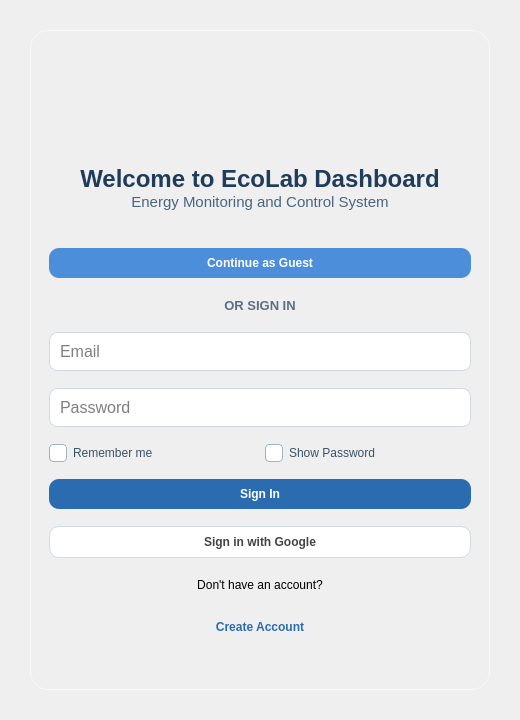
<?xml version="1.0" encoding="UTF-8"?>
<ui version="4.0">
 <class>MainWindow</class>
 <widget class="QMainWindow" name="MainWindow">
  <property name="geometry">
   <rect>
    <x>0</x>
    <y>0</y>
    <width>520</width>
    <height>720</height>
   </rect>
  </property>
  <property name="minimumSize">
   <size>
    <width>520</width>
    <height>720</height>
   </size>
  </property>
  <property name="maximumSize">
   <size>
    <width>520</width>
    <height>720</height>
   </size>
  </property>
  <property name="windowTitle">
   <string>EcoLab Login</string>
  </property>
  <widget class="QWidget" name="centralwidget">
   <property name="styleSheet">
    <string notr="true">

/* BACKGROUND */

QWidget{
background-image:url(:/images/images/images/background.png);
background-position:center;
background-repeat:no-repeat;
}



/* LOGIN CARD */

#loginpageFrame {
    border-top: 3px solid #005C99;

    background: qlineargradient(
        x1:0, y1:0, x2:0, y2:1,
        stop:0 #E1F2FB,
        stop:1 #F1F9F9
    );

    background-image: url(:/images/images/images/bg5.png);
    background-repeat: no-repeat;
    background-position: top;
    border-radius:18px;
    border:1px solid rgba(255,255,255,0.6);
}

/* INPUT */

QLineEdit{
background:white;
border:1px solid #cfd8e3;
border-radius:8px;
padding:8px;
font-size:12pt;
}

QLineEdit:focus{
border:1px solid #2b6cb0;
}

/* BUTTON GLOBAL */

QPushButton{
border-radius:10px;
padding:8px;
font-weight:bold;
}

/* PRIMARY */

#signinButton,#signupButton{
background-color:#2b6cb0;
color:white;
}

#signinButton:hover,#signupButton:hover{
background-color:#1e4f8a;
}

/* GUEST */

#guestButton{
background:#4c8ed9;
color:white;
}

#guestButton:hover{
background:#3979c7;
}

/* GOOGLE */

#googleSigninButton,#googleSignupButton{
background:white;
border:1px solid #d0dce5;
color:#444;
}

#googleSigninButton:hover,#googleSignupButton:hover{
background:#f2f5f8;
}

/* OR LABEL */

#orLabel{
font-size:10pt;
font-weight:bold;
color:#5b6f82;
}

/* LINK BUTTON */

#goto_signuppage,#goto_signinpage{
background:transparent;
color:#2b6cb0;
border:none;
font-weight:bold;
}

#goto_signuppage:hover,#goto_signinpage:hover{
text-decoration:underline;
}

</string>
   </property>
   <layout class="QVBoxLayout" name="verticalLayout">
    <property name="spacing">
     <number>0</number>
    </property>
    <property name="leftMargin">
     <number>30</number>
    </property>
    <property name="topMargin">
     <number>30</number>
    </property>
    <property name="rightMargin">
     <number>30</number>
    </property>
    <property name="bottomMargin">
     <number>30</number>
    </property>
    <item>
     <widget class="QFrame" name="loginpageFrame">
      <property name="frameShape">
       <enum>QFrame::Shape::NoFrame</enum>
      </property>
      <property name="frameShadow">
       <enum>QFrame::Shadow::Raised</enum>
      </property>
      <layout class="QVBoxLayout" name="verticalLayout_2">
       <property name="spacing">
        <number>0</number>
       </property>
       <item>
        <widget class="QFrame" name="topFrame">
         <property name="minimumSize">
          <size>
           <width>0</width>
           <height>25</height>
          </size>
         </property>
         <property name="maximumSize">
          <size>
           <width>16777215</width>
           <height>25</height>
          </size>
         </property>
         <property name="frameShape">
          <enum>QFrame::Shape::NoFrame</enum>
         </property>
         <property name="frameShadow">
          <enum>QFrame::Shadow::Raised</enum>
         </property>
         <layout class="QHBoxLayout" name="horizontalLayout_3">
          <property name="spacing">
           <number>0</number>
          </property>
          <property name="leftMargin">
           <number>0</number>
          </property>
          <property name="topMargin">
           <number>0</number>
          </property>
          <property name="rightMargin">
           <number>0</number>
          </property>
          <property name="bottomMargin">
           <number>0</number>
          </property>
          <item>
           <spacer name="horizontalSpacer">
            <property name="orientation">
             <enum>Qt::Orientation::Horizontal</enum>
            </property>
            <property name="sizeHint" stdset="0">
             <size>
              <width>412</width>
              <height>20</height>
             </size>
            </property>
           </spacer>
          </item>
          <item>
           <widget class="QPushButton" name="closeAppBtn">
            <property name="minimumSize">
             <size>
              <width>25</width>
              <height>25</height>
             </size>
            </property>
            <property name="maximumSize">
             <size>
              <width>25</width>
              <height>25</height>
             </size>
            </property>
            <property name="cursor">
             <cursorShape>PointingHandCursor</cursorShape>
            </property>
            <property name="toolTip">
             <string>Close</string>
            </property>
            <property name="text">
             <string/>
            </property>
            <property name="icon">
             <iconset resource="resources.qrc">
              <normaloff>:/icons/images/icons/icon_close.png</normaloff>:/icons/images/icons/icon_close.png</iconset>
            </property>
            <property name="iconSize">
             <size>
              <width>20</width>
              <height>20</height>
             </size>
            </property>
           </widget>
          </item>
         </layout>
        </widget>
       </item>
       <item>
        <widget class="QFrame" name="frame">
         <property name="frameShape">
          <enum>QFrame::Shape::NoFrame</enum>
         </property>
         <property name="frameShadow">
          <enum>QFrame::Shadow::Raised</enum>
         </property>
         <layout class="QHBoxLayout" name="horizontalLayout">
          <property name="spacing">
           <number>0</number>
          </property>
          <property name="leftMargin">
           <number>0</number>
          </property>
          <property name="topMargin">
           <number>10</number>
          </property>
          <property name="rightMargin">
           <number>0</number>
          </property>
          <property name="bottomMargin">
           <number>10</number>
          </property>
          <item>
           <widget class="QFrame" name="frame_2">
            <property name="frameShape">
             <enum>QFrame::Shape::NoFrame</enum>
            </property>
            <property name="frameShadow">
             <enum>QFrame::Shadow::Raised</enum>
            </property>
           </widget>
          </item>
          <item>
           <widget class="QLabel" name="logoLabel">
            <property name="minimumSize">
             <size>
              <width>80</width>
              <height>80</height>
             </size>
            </property>
            <property name="maximumSize">
             <size>
              <width>60</width>
              <height>60</height>
             </size>
            </property>
            <property name="pixmap">
             <pixmap resource="resources.qrc">:/images/images/images/logoecolabbig.png</pixmap>
            </property>
            <property name="scaledContents">
             <bool>true</bool>
            </property>
            <property name="alignment">
             <set>Qt::AlignmentFlag::AlignCenter</set>
            </property>
           </widget>
          </item>
          <item>
           <widget class="QFrame" name="frame_3">
            <property name="frameShape">
             <enum>QFrame::Shape::NoFrame</enum>
            </property>
            <property name="frameShadow">
             <enum>QFrame::Shadow::Raised</enum>
            </property>
           </widget>
          </item>
         </layout>
        </widget>
       </item>
       <item>
        <widget class="QLabel" name="titleLabel">
         <property name="styleSheet">
          <string>
font-size:18pt;
font-weight:bold;
color:#1f3c5a;
</string>
         </property>
         <property name="text">
          <string>Welcome to EcoLab Dashboard</string>
         </property>
         <property name="alignment">
          <set>Qt::AlignmentFlag::AlignCenter</set>
         </property>
        </widget>
       </item>
       <item>
        <widget class="QLabel" name="subtitleLabel">
         <property name="styleSheet">
          <string>
font-size:11pt;
color:#4a647d;
</string>
         </property>
         <property name="text">
          <string>Energy Monitoring and Control System</string>
         </property>
         <property name="alignment">
          <set>Qt::AlignmentFlag::AlignCenter</set>
         </property>
        </widget>
       </item>
       <item>
        <widget class="QStackedWidget" name="stackedWidget">
         <property name="currentIndex">
          <number>0</number>
         </property>
         <widget class="QWidget" name="page_signin">
          <layout class="QVBoxLayout" name="verticalLayout_3">
           <property name="spacing">
            <number>10</number>
           </property>
           <property name="topMargin">
            <number>30</number>
           </property>
           <property name="bottomMargin">
            <number>30</number>
           </property>
           <item>
            <widget class="QPushButton" name="guestButton">
             <property name="text">
              <string>Continue as Guest</string>
             </property>
            </widget>
           </item>
           <item>
            <widget class="QLabel" name="orLabel">
             <property name="maximumSize">
              <size>
               <width>16777215</width>
               <height>20</height>
              </size>
             </property>
             <property name="text">
              <string>OR SIGN IN</string>
             </property>
             <property name="alignment">
              <set>Qt::AlignmentFlag::AlignCenter</set>
             </property>
            </widget>
           </item>
           <item>
            <widget class="QLineEdit" name="emailInput">
             <property name="placeholderText">
              <string>Email</string>
             </property>
            </widget>
           </item>
           <item>
            <widget class="QLineEdit" name="passwordInput">
             <property name="echoMode">
              <enum>QLineEdit::EchoMode::Password</enum>
             </property>
             <property name="placeholderText">
              <string>Password</string>
             </property>
            </widget>
           </item>
           <item>
            <layout class="QHBoxLayout" name="horizontalLayout_2">
             <item>
              <widget class="QCheckBox" name="rememberCheck">
               <property name="styleSheet">
                <string notr="true">/* CHECKBOX TEXT */

QCheckBox{
font-size:9pt;
color:#3c5166;
spacing:6px;
}

/* BOX */

QCheckBox::indicator{
width:16px;
height:16px;
border-radius:4px;
border:1px solid #9fb3c8;
background:white;
}

/* HOVER */

QCheckBox::indicator:hover{
border:1px solid #2b6cb0;
}

/* CHECKED */

QCheckBox::indicator:checked{
background-color:#2b6cb0;
border:1px solid #2b6cb0;
}

/* DISABLED */

QCheckBox::indicator:disabled{
background:#e5e9ef;
border:1px solid #cfd8e3;
}</string>
               </property>
               <property name="text">
                <string>Remember me</string>
               </property>
              </widget>
             </item>
             <item>
              <widget class="QCheckBox" name="showpasssigninCheck">
               <property name="styleSheet">
                <string notr="true">/* CHECKBOX TEXT */

QCheckBox{
font-size:9pt;
color:#3c5166;
spacing:6px;
}

/* BOX */

QCheckBox::indicator{
width:16px;
height:16px;
border-radius:4px;
border:1px solid #9fb3c8;
background:white;
}

/* HOVER */

QCheckBox::indicator:hover{
border:1px solid #2b6cb0;
}

/* CHECKED */

QCheckBox::indicator:checked{
background-color:#2b6cb0;
border:1px solid #2b6cb0;
}

/* DISABLED */

QCheckBox::indicator:disabled{
background:#e5e9ef;
border:1px solid #cfd8e3;
}</string>
               </property>
               <property name="text">
                <string>Show Password</string>
               </property>
              </widget>
             </item>
            </layout>
           </item>
           <item>
            <widget class="QPushButton" name="signinButton">
             <property name="text">
              <string>Sign In</string>
             </property>
            </widget>
           </item>
           <item>
            <widget class="QPushButton" name="googleSigninButton">
             <property name="text">
              <string>Sign in with Google</string>
             </property>
            </widget>
           </item>
           <item>
            <widget class="QLabel" name="donthaveLabel">
             <property name="maximumSize">
              <size>
               <width>16777215</width>
               <height>20</height>
              </size>
             </property>
             <property name="text">
              <string>Don't have an account?</string>
             </property>
             <property name="alignment">
              <set>Qt::AlignmentFlag::AlignCenter</set>
             </property>
            </widget>
           </item>
           <item>
            <widget class="QPushButton" name="goto_signuppage">
             <property name="text">
              <string>Create Account</string>
             </property>
            </widget>
           </item>
          </layout>
         </widget>
         <widget class="QWidget" name="page_signup">
          <layout class="QVBoxLayout" name="verticalLayout_4">
           <item>
            <widget class="QLineEdit" name="usernameInput">
             <property name="placeholderText">
              <string>Username</string>
             </property>
            </widget>
           </item>
           <item>
            <widget class="QLineEdit" name="signupEmailInput">
             <property name="placeholderText">
              <string>Email</string>
             </property>
            </widget>
           </item>
           <item>
            <widget class="QLineEdit" name="signupPasswordInput">
             <property name="echoMode">
              <enum>QLineEdit::EchoMode::Password</enum>
             </property>
             <property name="placeholderText">
              <string>Password</string>
             </property>
            </widget>
           </item>
           <item>
            <widget class="QCheckBox" name="showpasssignupCheck">
             <property name="styleSheet">
              <string notr="true">/* CHECKBOX TEXT */

QCheckBox{
font-size:9pt;
color:#3c5166;
spacing:6px;
}

/* BOX */

QCheckBox::indicator{
width:16px;
height:16px;
border-radius:4px;
border:1px solid #9fb3c8;
background:white;
}

/* HOVER */

QCheckBox::indicator:hover{
border:1px solid #2b6cb0;
}

/* CHECKED */

QCheckBox::indicator:checked{
background-color:#2b6cb0;
border:1px solid #2b6cb0;
}

/* DISABLED */

QCheckBox::indicator:disabled{
background:#e5e9ef;
border:1px solid #cfd8e3;
}</string>
             </property>
             <property name="text">
              <string>Show Password</string>
             </property>
            </widget>
           </item>
           <item>
            <widget class="QPushButton" name="signupButton">
             <property name="text">
              <string>Create Account</string>
             </property>
            </widget>
           </item>
           <item>
            <widget class="QPushButton" name="googleSignupButton">
             <property name="text">
              <string>Sign up with Google</string>
             </property>
            </widget>
           </item>
           <item>
            <widget class="QPushButton" name="goto_signinpage">
             <property name="text">
              <string>Back to Sign In</string>
             </property>
            </widget>
           </item>
          </layout>
         </widget>
        </widget>
       </item>
      </layout>
     </widget>
    </item>
   </layout>
  </widget>
 </widget>
 <resources>
  <include location="resources.qrc"/>
  <include location="C:/Users/kevin/.designer/backup/resources.qrc"/>
 </resources>
 <connections/>
</ui>
